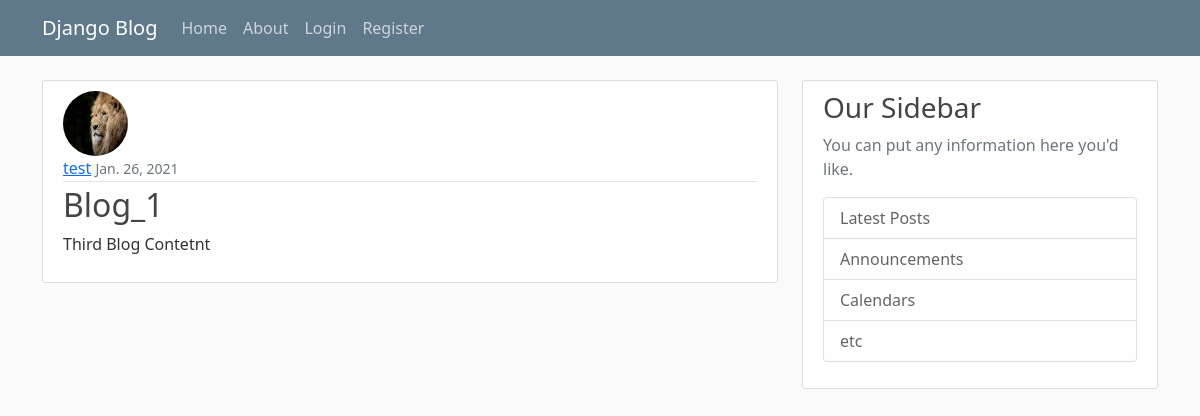
Page /blog/post/1/ on the committed database.
### blog/models.py (models this page shows, shortened)
class Post(models.Model):
    title = models.CharField(max_length=200)
    content = models.TextField()
    date_posted = models.DateField(default=timezone.now)
    author = models.ForeignKey(User, on_delete=models.CASCADE)

### users/models.py (models this page shows, shortened)
class profile(models.Model):
    user = models.OneToOneField(User, on_delete=models.CASCADE)
    image = models.ImageField(default='default.jpg', upload_to='profile_pics')

### blog/views.py (the view)
# urls.py: path('post/<int:pk>/', PostDetailView.as_view(), name='post-detail'),
class PostDetailView(DetailView):
    model = Post

### blog/templates/blog/post_detail.html (shortened to what this page needs)
{% extends 'blog/base.html' %}
{% block content %}
    <article class="media content-section">
        <img class="rounded-circle article-img" src="{{ object.author.profile.image.url }}">
        <div class="media-body">
            <div class="article-metadata">
                <a class="mr-2" href="#">{{ object.author }}</a>
                <small class="text-muted">{{ object.date_posted }}</small>
            </div>
            <h2 class="article-title">{{ object.title }}</h2>
            <p class="article-content">{{ object.content }}</p>
        </div>
    </article>
{% endblock content %}

### blog/static/blog/main.css (style rules this page uses)
body { background: #fafafa; color: #333333; margin-top: 5rem; }
h1, h2, h3, h4, h5, h6 { color: #444444; }
.content-section { background: #ffffff; padding: 10px 20px; border: 1px solid #dddddd; border-radius: 3px; margin-bottom: 20px; }
.article-title { color: #444444; }
.article-content { white-space: pre-line; }
.article-img { height: 65px; width: 65px; margin-right: 16px; }
.article-metadata { padding-bottom: 1px; margin-bottom: 4px; border-bottom: 1px solid #e3e3e3 }

### rows in the picture
Post: author.profile.image (placeholder picture), author "test", date_posted "Jan. 26, 2021", title "Blog_1", content "Third Blog Contetnt"
